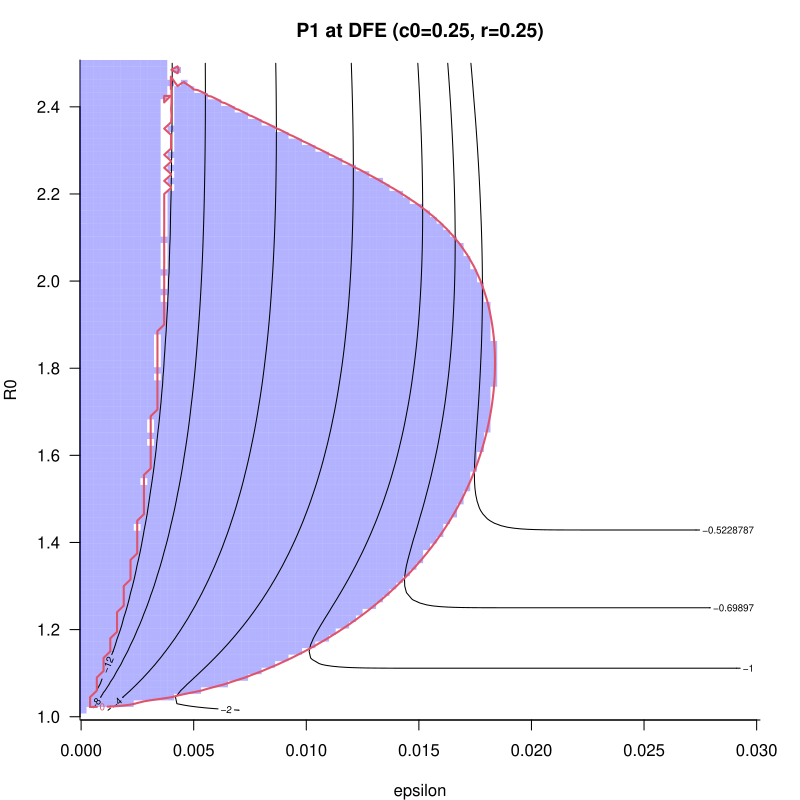

The script that saved this image:
library("burnout")

# Function to compute DFE
getDFE <- function(c0=0.5,
                   S=1e6,
                   R0=3,
                   D=1,
                   r=0.5) {
  z <- final_size(R0)
  N_DFE <- c0*S/(1-(1+r)*(1-z*D)*(1-c0))
  return(N_DFE)
}

# Function to compute P1 at DFE
P1_at_DFE <- function(R0=2, epsilon=0.02, c0=0.5, r=0.5){
  N_DFE <- getDFE(R0=R0, c0=c0, r=r)
  P1 <- P1_prob(R0, epsilon=epsilon, k=1, N=N_DFE)
  return(P1)
}

# Parameter grid
n <- 101
epsvec <- seq(1e-4, 0.03, length.out = n)
R0vec <- seq(1, 2.5, length.out = n)

# Save all plots to one pdf
pdf("more_P1atDFE.pdf", width=8, height=8)

for (c0_val in c(0.25, 0.5, 1)) {
  for (r_val in c(0.25, 0.5, 1)) {
    
    # Compute persistence matrix
    persist <- matrix(NA, length(epsvec), length(R0vec))
    grad_R0 <- matrix(NA, length(epsvec), length(R0vec))
    
    for (i in seq_along(epsvec)) {
      for (j in seq_along(R0vec)) {
        persist[i,j] <- P1_at_DFE(R0=R0vec[j], epsilon=epsvec[i],
                                  c0=c0_val, r=r_val)
      }
    }
    
    dR0 <- diff(R0vec)[1]
    for (j in 2:length(R0vec)) {
      grad_R0[,j] <- (persist[,j] - persist[,j-1]) / dR0
    }
    
    # Plot figure
    par(las=1, bty="l", mar=c(4,4,3,2))
    image(epsvec, R0vec, grad_R0 > 0,
          col=c(adjustcolor("blue", alpha=0.3), "#FFFFFF"),
          xlab="epsilon", ylab="R0",
          main=paste0("P1 at DFE (c0=",c0_val,", r=",r_val,")"))
    
    contour(epsvec, R0vec, log10(persist),
            levels=c(-12, -8, -4, -2, -1, log10(0.2), log10(0.3)),
            add=TRUE)
    contour(epsvec, R0vec, grad_R0, level=0, add=TRUE, col=2, lwd=2)
  }
}

dev.off()
